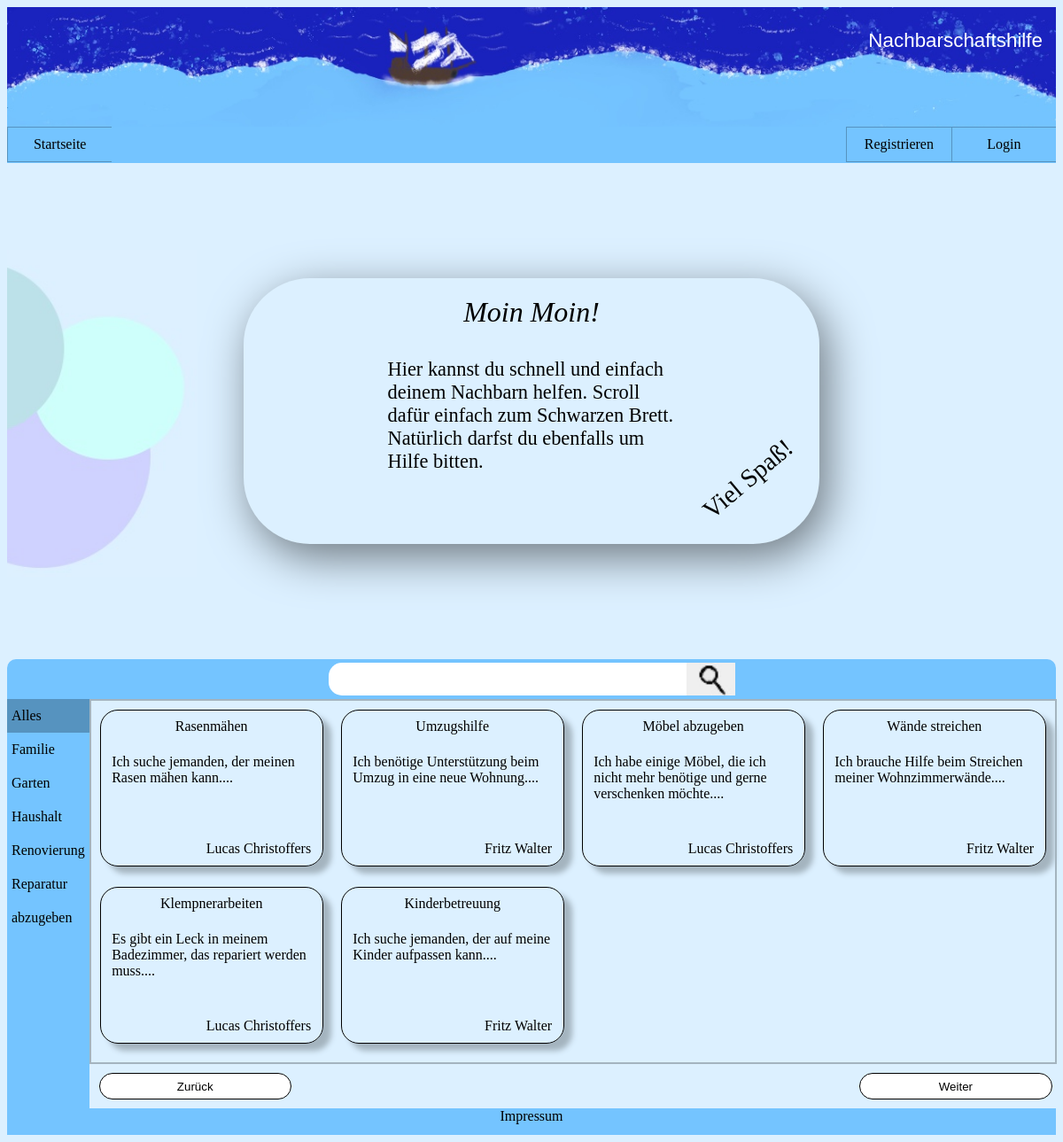
The page / on the database its author committed.
### tables this page shows
CREATE TABLE Kategorie (
            ID INTEGER PRIMARY KEY,
            Name TEXT(20)
        );

CREATE TABLE Hilfsgesuch (
            ID INTEGER PRIMARY KEY AUTOINCREMENT,
            Titel TEXT(40),
            Beschreibung TEXT(1200),
            Kategorie INTEGER,
            Ersteller INTEGER,
            FOREIGN KEY(Kategorie) REFERENCES Kategorie(ID),
            FOREIGN KEY(Ersteller) REFERENCES Nutzer(ID)
        );

CREATE TABLE Nutzer (
            ID INTEGER PRIMARY KEY AUTOINCREMENT,
            EMail TEXT(40),
            Vorname TEXT(20),
            Nachname TEXT(20),
            Addresse TEXT(40),
            bild TEXT(40),
            PLZ INTEGER,
            telnr INTEGER,
            passwort TEXT(255),
            FOREIGN KEY(PLZ) REFERENCES Stadt(PLZ)
        );

### Klassen/Kontroller/Kontroller_Index.php (called while the page is built, shortened)
<?php
class Kontroller_Index{
    private $model_Gesuche;
    private $model_Kategorien;
    private $view;
    public function __construct($pfad){
        $this->model_Gesuche = new Model_Hilfsgesuche("Datenbank/");
        $this->model_Kategorien = new Model_Kategorien("Datenbank/");
        $this->view = new View_Index();
    }
    public function display_Hilfsangebote(){
        if($this->model_Gesuche->hilfsgesuche($_GET['kategorie'], $_GET['sucheingabe'])){
            $this->view = new View_Index();
            $erg = $this->model_Gesuche->get_ergebnisse();
            foreach($erg as $row){
                $this->view->set_Hilfsgesuche($row['ID'], $row['nutzerID'], $row['Titel'], $row['Vorname'], $row['Nachname'], $row['Beschreibung']);
            }
            return $this->view->lade_Template("tp_Angebot_Box");
        }else{
        }
    }
    public function display_Index_Kategorien(){
        if($this->model_Kategorien->get_Kategorien()){
            $erg = $this->model_Kategorien->get_erg();
            $such_eingabe = "";
            foreach($erg as $rslt){
                $active = "";
                if ($_GET['kategorie'] == $rslt['ID']) {
                    $active = "active";
                }
                $this->view->set_Kategorie_Index($rslt['ID'], $rslt['Name'], $active, $such_eingabe);
            }
        }
       return $this->view->lade_Template("tp_Kategorien_Index");
    }
}
?>

### Klassen/Model/Model_Kategorien.php (called while the page is built)
<?php
class Model_Kategorien{
    private $db;
    private $erg;
    public function __construct($pfad){
        include $pfad."db_Verbindung.php";
        $this->db = $verbindung;
    }
    public function get_Kategorien(){
        try{
            $query = $this->db->prepare("SELECT * FROM Kategorie ORDER BY Name ASC");
            $query->execute();
            $this->erg =  $query->fetchAll();
            return true;
        }catch(Exception $e){
            return false;
        }
    }
    public function get_erg(){
        return $this->erg;
    }
}

### Klassen/View/View_Index.php (called while the page is built, shortened)
<?php
class View_Index{
    public function lade_Template($tpl){
        include "Klassen/Templates/".$tpl.".php";
        $ausgabe = ob_get_contents();
        return $ausgabe;
    }
    public function set_Hilfsgesuche($id_Hilfsgesuch ,$id_Ersteller ,$ueberschrift, $vorname, $nachname, $beschreibung ){
        $neu = array();
        $neu[] = htmlentities($id_Hilfsgesuch);
        $neu[] = htmlentities($id_Ersteller);
        $neu[] = htmlentities($ueberschrift);
        $neu[] = htmlentities($vorname);
        $neu[] = htmlentities($nachname);
        $neu[] = htmlentities($beschreibung);
    }
    public function set_Kategorie_Index($wert1, $wert2, $active, $such_eingabe){
        $neu = array();
        $neu[] = htmlentities($wert1);
        $neu[] = htmlentities($wert2);
        $neu[] = htmlentities($active);
        $neu[] = htmlentities($such_eingabe);
	}
}

### Klassen/Model/Model_Hilfsgesuche.php (called while the page is built, shortened)
<?php
class Model_Hilfsgesuche{
    private $db;
    private $erg;
    public function __construct($pfad){
        include $pfad."db_Verbindung.php";
        $this->db = $verbindung;
    }
    public function get_ergebnisse(){
        return $this->erg;
    }
    public function hilfsgesuche($kategorie, $sucheingabe){
        try{
            $query = "SELECT Hilfsgesuch.ID as ID, Titel, SUBSTRING(Hilfsgesuch.Beschreibung, 1, 100) AS Beschreibung, Kategorie ,Nutzer.ID as nutzerID, Vorname, Nachname
            FROM Hilfsgesuch LEFT JOIN Nutzer on Hilfsgesuch.Ersteller = Nutzer.ID";
            $query_Zusatz_1 = "";
            $query_Zusatz_2 = "";
            $query = $this->db->prepare($query);
            $query->execute();
            $this->erg = $query->fetchAll();
            return true;
        }catch(Exception $e){
            return false;
        }
    }
}

### Klassen/Templates/tp_Kategorien_Index.php (the view, shortened to what this page needs)
<?php foreach ($this->kategorien as $reihe): ?>
        <li>
            <a id="<?php echo $reihe[0] ?>" class="hidden <?php echo $reihe[2] ?>" onclick="fun_test(<?php echo $reihe[0] ?>)">
                    <?php echo $reihe[1] ?>
            </a>
        </li>
<?php endforeach; ?>

### index.php (shortened to what this page needs)
<?php
include "Klassen/Kontroller/Kontroller_Index.php";
include "Klassen/Model/Model_Kategorien.php";
include "Klassen/Model/Model_Hilfsgesuche.php";
include "Klassen/View/View_Index.php";
$Kontroller = new Kontroller_Index("");
?>
<!DOCTYPE html>
<html lang="de">
<head>
  <link rel="stylesheet" type="text/css" href="CSS/style.css">
  <link rel="stylesheet" type="text/css" href="CSS/index.css">
</head>
<body>
  <?php
  $start = "";
  $konto = "Konto/";
  include "Ressourcen/header.php";
  ?>
  <div class="Bereich_Neueste_Nachricht">
    <div class="Container_Neueste_Nachricht">
      <div class="willkommen">Moin Moin!</div>
      <div class="info">
        Hier kannst du schnell und einfach deinem Nachbarn helfen.
        Scroll dafür einfach zum Schwarzen Brett.
        Natürlich darfst du ebenfalls um Hilfe bitten.
      </div>
      <div class="nachricht">
        <div>Viel Spaß!</div>
      </div>
    </div>
  </div>
  <div class="needAName">
    <div class="suche">
      <form name="test" action="index.php" method="GET">
        <div class="suche_layout">
          <input id="sucheingabe" name="sucheingabe" type="text" class="suchEingabe" placeholder="<?php echo $_GET['sucheingabe'] ?>" onkeyup="dynamische_Suche(this.value)">
          <button type="submit" value="suche" id="suche"></button>
        </div>
      </form>
    </div>
  </div>
  <div class="Container_Schwarzes_Brett">
    <div class="erweitertes_Such_Navi">
      <ul id="Uebersicht_Kategorien">
        <?php
        echo $Kontroller->display_Index_Kategorien();
        ?>
      </ul>
    </div>
    <div class="Container_kleineAngebote_und_Buttons">
      <div id="Container_Pins" class="Container_kleine_Angebote">
        <?php
          echo $Kontroller->display_Hilfsangebote();
        ?>
      </div>
      <div class="Container_Buttons">
        <button id="zurueck" name="zurueck" class="buttonLinks">Zurück</button>
        <button id="weiter" name="weiter" class="buttonRechts">Weiter</button>
      </div>
    </div>
  </div>
  <?php
  include "Ressourcen/footer.php";
  ?>
</body>
</html>

### Ressourcen/header.php (shortened to what this page needs)
<header>
      <div id="header">
            <div class="seitenname">Nachbarschaftshilfe</div>
      </div>
</header>
<nav>
      <div class="navi desktop">
            <ul>
                  <li class="start_position"><a href="<?php echo $start . 'index.php' ?>">Startseite</a></li>
                  <?php
                  if ($_SESSION['UID'] == "") {
                        echo '
                        <li class="registrieren_position"><a href="' . $konto . 'konto_erstellen.php"> Registrieren</a></li>
                        <li class="loginAbmelden_position"><a href="' . $konto . 'login_formular.php"> Login </a>
                        </li>';
                  }
                  ?>
            </ul>
      </div>
</nav>

### Klassen/Templates/tp_Angebot_Box.php
<?php foreach ($this->kategorien as $anzeige): ?>
    <div>
        <p class="ueberschrift">
            <?php echo $anzeige[2] ?>
        </p>
        <a class="beschreibung" href="Pins/angebot_eins.php?id=<?php echo urlencode($anzeige[0])?>">
            <?php echo $anzeige[5] ?>...
        </a>
        <a class="autor" href="Konto/konto_uebersicht.php?id=<?php echo urlencode($anzeige[1])?>">
            <?php echo $anzeige[3].' '.$anzeige[4]  ?>
        </a>
    </div>
<?php endforeach;?>

### Ressourcen/footer.php
<footer>
    <div class="footer">
        <a href="impressum.php"> Impressum </a>
    </div>
</footer>

### CSS/style.css (style rules this page uses)
body { background-color: #dcf0ff; }
#header { height: 135px; width: 100%; background-image: url("../Bilder/hintergrund/Header/HeaderKlein.jpg"); background-repeat: no-repeat; background-size: cover; background-position: 10% 0%; background-color: darkblue; }
#header .seitenname { height: 100%; width: max-content; padding-top: 25px; margin-right: 15px; margin-left: auto; color: White; font-family:'Lucida Sans', 'Lucida Sans Regular', 'Lucida Grande', 'Lucida Sans Unicode', Geneva, Verdana, sans-serif; font-size:1.4em; }
.footer { text-align: center; background-color: #74c4ff; height: 30px }
.footer a { text-decoration: none; color: black; }
nav { position: sticky; top: 0; background-color: #74c4ff; }
nav .navi { height: 41px; }
nav ul { display: grid; grid-template-rows: 40px; grid-template-columns: 10% 10% 16% 10% 4% 10% 10% 10% 10%; grid-template-areas: "Startseite Uebersicht Erstellen EigenesKonto Nichts Nichts Nichts Nichts Registrieren LoginAbmelden"; width: 100%; list-style-type: none; margin: 0; padding: 0; }
.start_position { grid-area: Startseite; }
.registrieren_position { grid-area: Registrieren; }
.loginAbmelden_position { grid-area: LoginAbmelden; }
nav a { text-decoration: none; color: black; display: block; padding: 10px 5px; text-align: center; border: 1px solid #5693BF; border-right: 0px; }
@media (min-width: 601px) { nav ul { grid-template-columns: 15% 15% 22% 15% 3% 15% 15%; grid-template-areas: "Startseite Uebersicht Erstellen EigenesKonto Nichts Registrieren LoginAbmelden"; } }
@media (min-width:800px) { nav ul { grid-template-columns: 10% 10% 16% 10% 4% 10% 10% 10% 10%; grid-template-areas: "Startseite Uebersicht Erstellen EigenesKonto Nichts Nichts Nichts Nichts Registrieren LoginAbmelden"; } }
@media (min-width:800px) { #header { background-image: url("../Bilder/hintergrund/Header/Header.jpg"); } }

### rows shown on the page
kategorie: Name "Alles"
kategorie: Name "Familie"
kategorie: Name "Garten"
kategorie: Name "Haushalt"
kategorie: Name "Renovierung"
kategorie: Name "Reparatur"
kategorie: Name "abzugeben"
hilfsgesuch: Titel "Umzugshilfe", anzeige "Ich benötige Unterstützung beim Umzug in eine neue Wohnung.", Ersteller.Vorname "Fritz", Ersteller.Nachname "Walter"
hilfsgesuch: anzeige "Möbel abzugeben", anzeige "Ich habe einige Möbel, die ich nicht mehr benötige und gerne verschenken möchte.", Ersteller.Vorname "Lucas", Ersteller.Nachname "Christoffers"
hilfsgesuch: anzeige "Wände streichen", anzeige "Ich brauche Hilfe beim Streichen meiner Wohnzimmerwände.", Ersteller.Vorname "Fritz", Ersteller.Nachname "Walter"
hilfsgesuch: Titel "Klempnerarbeiten", anzeige "Es gibt ein Leck in meinem Badezimmer, das repariert werden muss.", Ersteller.Vorname "Lucas", Ersteller.Nachname "Christoffers"
hilfsgesuch: Titel "Kinderbetreuung", anzeige "Ich suche jemanden, der auf meine Kinder aufpassen kann.", Ersteller.Vorname "Fritz", Ersteller.Nachname "Walter"

### other values the page prints
$anzeige[2] "Rasenmähen"
$anzeige[5] "Ich suche jemanden, der meinen Rasen mähen kann."
$anzeige[3] "Lucas"
$anzeige[4] "Christoffers"
